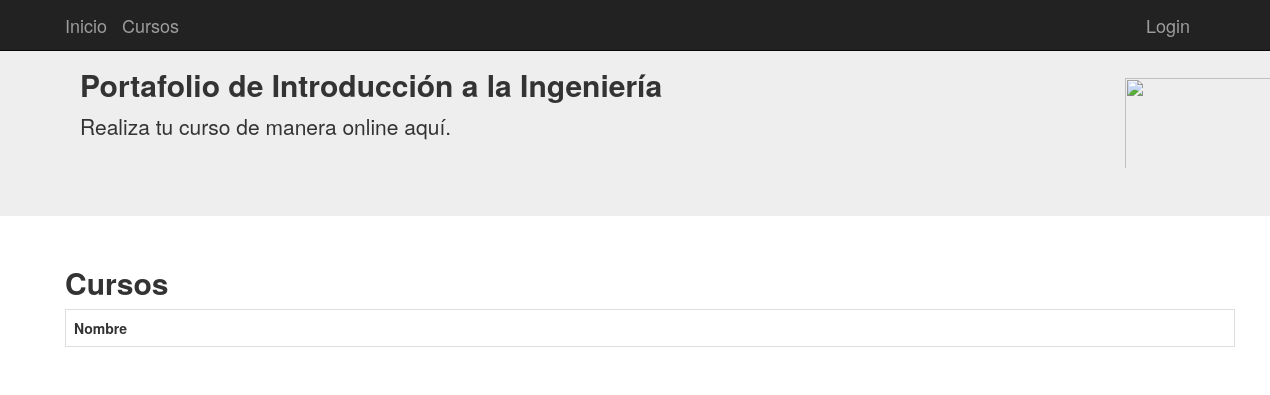
The page /cursos on the database as committed earlier.
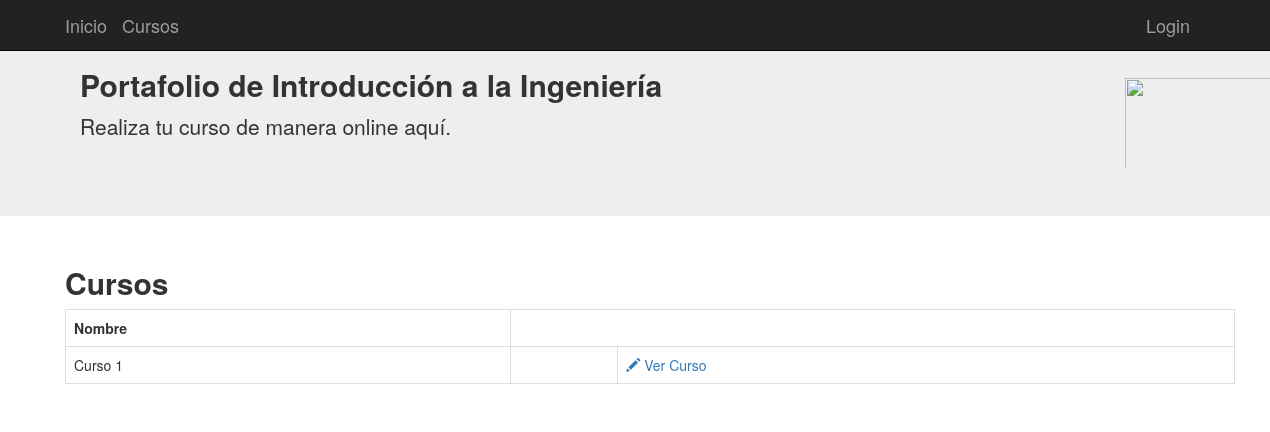
The same page on the database as committed later.
### tables this page shows
CREATE TABLE cursos (
	id INTEGER NOT NULL, 
	nombre VARCHAR(100), 
	PRIMARY KEY (id)
);

### aplicacion/app.py (the view)
@app.route('/cursos')
def cursos():
    from aplicacion.models import Cursos
    cursos = Cursos.query.all()
    return render_template("cursos.html", cursos=cursos)

### aplicacion/templates/cursos.html (shortened to what this page needs)
{% extends "base.html" %}
{% block contenido %}
<div class="container">
  <div class="row">
    <h2><b>Cursos</b></h2>
    <div class="list-group">
      <table class="table table-bordered">
          <tr>
            <th>Nombre</th>
          </tr>
        {% for cur in cursos %}
          <tr>
            <td>{{cur.nombre}}</td>
            <td></td>
          <td><a href="{{url_for('cursos_ver',id=cur.id)}}"><span class="glyphicon glyphicon-pencil"></span> Ver Curso</a></td>
          </tr>
        {% endfor %}
      </table>
    </div>
  </div>
</div>
{% endblock %}

Rows that differ between the two databases and show on the page:
added cursos: nombre "Curso 1"
